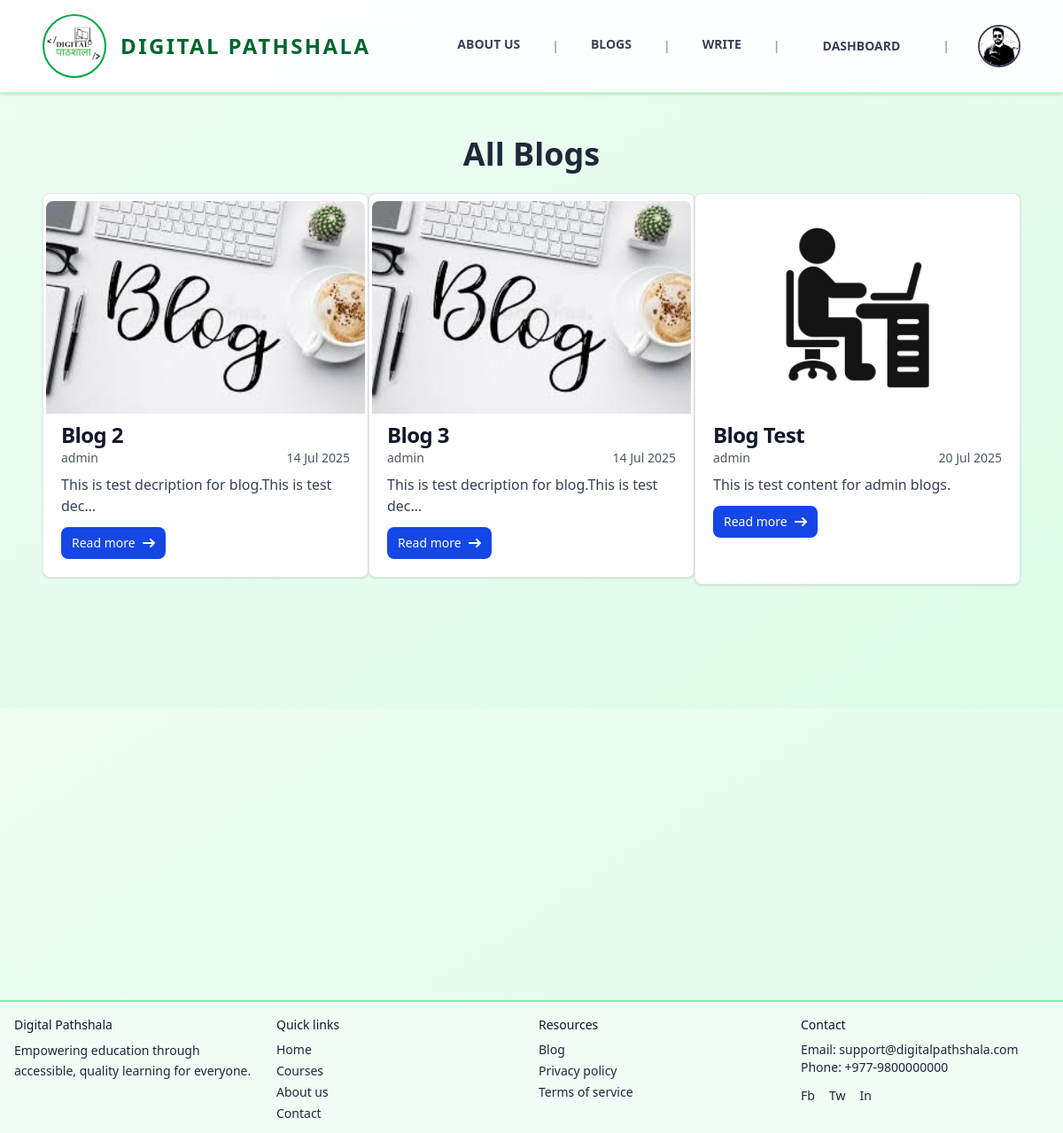
The app's page /writer/blogs (signed in) with its own data.
### users/models.py (models this page shows, shortened)
class Profile(models.Model):
    def generateImagePath(instance, filename):
        return f'users/{instance.user.username}/{filename}'
    class GenderOptions(models.TextChoices):
        Male = "Male" , "Male"
        Female = "Female", "Female"
        Others = "Others", "Others"
    class RoleOptions(models.TextChoices):
        Admin = "Admin", "Admin"
        User = "User", "User"
    user = models.OneToOneField(User, on_delete=models.CASCADE)
    address = models.CharField(blank=True, null=True, max_length=50)
    phone = models.CharField(blank=True, null=True, max_length=10)
    nationality = models.CharField(blank=True, null=True, max_length=15, default="Nepal")
    gender = models.CharField(choices=GenderOptions, default=GenderOptions.Male, max_length=6)
    profile_image = models.ImageField( blank=True, null=True, upload_to=generateImagePath, default="users/default_user.png")
    dob = models.DateField(blank=True, null=True)
    role = models.CharField(choices=RoleOptions, default=RoleOptions.User, max_length=5)

### blogs/models.py (models this page shows, shortened)
class Blog(models.Model):
    def generateImagePath(instance, filename):
        return f'blog/{instance.author.username}/images/{filename}'
    def generateAttachmentPath(instance, filename):
        return f'blog/{instance.author.username}/attachments/{filename}'
    class StatusOptions(models.TextChoices):
        PENDING = "Pending", "Pending"
        ACTIVE = "Active", "Active"
        REJECTED = "Rejected", "Rejected"
    title = models.CharField(max_length=50 )
    content = models.TextField()
    author = models.ForeignKey(User, on_delete=models.CASCADE, related_name='blog_posts')
    tags = TaggableManager(blank=True)
    category = models.ForeignKey(Category, null=True, blank=True, on_delete=models.SET_NULL)
    image = models.ImageField(blank=True, null=True , upload_to=generateImagePath, default='static/images/blog1.png')
    attachment = models.FileField(blank=True, null=True, upload_to=generateAttachmentPath)
    status = models.CharField(max_length=8, choices=StatusOptions, default=StatusOptions.PENDING)
    created_at = models.DateTimeField( auto_now_add=True, editable=False )
    updated_at = models.DateTimeField(auto_now=True, editable=False)

### blogs/views.py (the view)
# urls.py: path("blogs", myBlogs)
def myBlogs(request):
     blogs = Blog.objects.filter(author=request.user)
     return render(request, 'pages/blogs/blogs.html', {"blogs": blogs})

### templates/pages/blogs/blogs.html (shortened to what this page needs)
{% extends 'layouts/main.html' %}
{% block content %}
  <h1 class="text-center text-4xl font-bold text-gray-800 mb-6">All Blogs</h1>
  {% if blogs %}
    <div class="grid grid-cols-1 md:grid-cols-2 lg:grid-cols-3 space-y-2">
      {% for blog in blogs %}
        <div class="max-w-sm bg-white hover:scale-[102%] duration-300 border border-gray-200 rounded-lg shadow-sm dark:bg-gray-800 dark:border-gray-700">
          <a href="/blog/{{ blog.id }}" class=""><img class="my-2 mx-auto rounded-t-lg h-60" src="{{ blog.image.url }}" alt="" /></a>
          <div class="px-5 pb-5">
            <a href="/blog/{{ blog.id }}"><h5 class="text-2xl font-bold tracking-tight text-gray-900 dark:text-white">{{ blog.title }}</h5></a>
            <div class="flex justify-between mb-2 text-sm">
              <p class="text-gray-600 dark:text-gray-400">{{ blog.author.username }}</p>
              <p class="text-gray-600 dark:text-gray-400">{{ blog.created_at|date:'d M Y' }}</p>
            </div>
            <p class="mb-3 font-normal text-gray-700 dark:text-gray-400">{{ blog.content|truncatechars:50 }}</p>
            <a href="/blog/{{ blog.id }}" class="inline-flex items-center px-3 py-2 text-sm font-medium text-center text-white bg-blue-700 rounded-lg hover:bg-blue-800 focus:ring-4 focus:outline-none focus:ring-blue-300 dark:bg-blue-600 dark:hover:bg-blue-700 dark:focus:ring-blue-800">
              Read more<svg class="rtl:rotate-180 w-3.5 h-3.5 ms-2" aria-hidden="true" xmlns="http://www.w3.org/2000/svg" fill="none" viewBox="0 0 14 10">
                <path stroke="currentColor" stroke-linecap="round" stroke-linejoin="round" stroke-width="2" d="M1 5h12m0 0L9 1m4 4L9 9" />
              </svg>
            </a>
          </div>
        </div>
      {% endfor %}
    </div>
  {% endif %}
{% endblock %}

### templates/layouts/main.html (shortened to what this page needs)
<!DOCTYPE html>
<html lang="en">
  <head>
    <script src="https://cdn.jsdelivr.net/npm/@tailwindcss/browser@4"></script>
  </head>
  <body class="font-sans text-gray-700 bg-gradient-to-br from-green-50 to-green-100 min-h-screen">
    <nav class="uppercase flex justify-between bg-white/90 backdrop-blur-md border-b-2 border-green-200 py-4 px-6 lg:px-12 lg:py:6 shadow-sm sticky top-0 z-40">
      <a href="/" class="flex items-center group">
        <div class="w-16 lg:w-18 h-16 lg:h-18 rounded-full border-2 border-green-600 flex items-center justify-center group-hover:scale-105 transition-transform">
          <img src="/static/images/favicon.ico" alt="Digital Pathshala Logo" />
        </div>
        <div class="ml-2 lg:ml-4 text-xl lg:text-2xl font-semibold text-green-800 tracking-widest">Digital Pathshala</div>
      </a>
      <div class="my-auto hidden md:block">
        <ul class="flex gap-6 lg:gap-8 text-sm font-bold items-center">
          <li class="relative group pb-1">
            <a href="/about-us" class="text-gray-700 hover:text-green-600 transition-colors p-1">About Us</a>
          </li>
          <li class="text-gray-400">|</li>
          <li class="relative group pb-1">
            <a href="/blogs" class="text-gray-700 hover:text-green-600 transition-colors p-1">Blogs</a>
          </li>
          <li class="text-gray-400">|</li>
          <li class="relative group pb-1">
            <a href="/blog/add" class="text-gray-700 hover:text-green-600 transition-colors p-1">Write</a>
          </li>
          <li class="text-gray-400">|</li>
          <li class="hover:bg-green-600 hover:text-white px-4 py-2 transition-all duration-300 rounded-lg">
            {% if user.is_authenticated %}
              <a href="/writer/dashboard">Dashboard</a>
            {% else %}
              <a href="/auth/sign-up">Get Started</a>
            {% endif %}
          </li>
          {%if user.is_authenticated%}
           <li class="text-gray-400">|</li>
           <li>
              <a href="/profile">
                <img class="w-12 h-12 rounded-full border-2 object-cover" src="{{user.profile.profile_image.url}}" alt="Profile Image">
              </a>
           </li>
          {%endif%}
        </ul>
      </div>
    </nav>
    <div class="flex flex-col p-12 min-h-[80vh]">
      {% block content %}
      {% endblock %}
    </div>
    <footer class="bg-green-50 border-t-2 border-green-300 text-gray-800 text-sm">
      <div class="max-w-7xl mx-auto p-4 grid grid-cols-1 md:grid-cols-4 gap-4">
        <div>
          <p class="font-medium text-gray-900">Digital Pathshala</p>
          <p class="mt-2 leading-relaxed">Empowering education through accessible, quality learning for everyone.</p>
        </div>
        <div>
          <p class="mb-2 font-medium text-gray-900">Quick links</p>
          <ul class="space-y-1">
            <li>
              <a href="/home" class="hover:underline">Home</a>
            </li>
            <li>
              <a href="/courses" class="hover:underline">Courses</a>
            </li>
            <li>
              <a href="/about" class="hover:underline">About us</a>
            </li>
            <li>
              <a href="/contacts" class="hover:underline">Contact</a>
            </li>
          </ul>
        </div>
        <div>
          <p class="mb-2 font-medium text-gray-900">Resources</p>
          <ul class="space-y-1">
            <li>
              <a href="/blogs" class="hover:underline">Blog</a>
            </li>
            <li>
              <a href="/privacy" class="hover:underline">Privacy policy</a>
            </li>
            <li>
              <a href="/terms" class="hover:underline">Terms of service</a>
            </li>
          </ul>
        </div>
        <div>
          <p class="mb-2 font-medium text-gray-900">Contact</p>
          <p>
            Email: <a href="mailto:support@digitalpathshala.com" class="hover:underline">support@digitalpathshala.com</a>
          </p>
          <p>
            Phone: <a href="tel:+9779800000000" class="hover:underline">+977-9800000000</a>
          </p>
          <div class="flex space-x-4 mt-3">
            <a href="https://www.facebook.com/digitalpathshala999" aria-label="Facebook" class="hover:text-gray-900">Fb</a>
            <a href="#" aria-label="Twitter" class="hover:text-gray-900">Tw</a>
            <a href="#" aria-label="LinkedIn" class="hover:text-gray-900">In</a>
          </div>
        </div>
      </div>
    </footer>
  </body>
</html>

### records on screen
Blog: image (picture), title "Blog 2", author.username "admin", created_at "14 Jul 2025", content "This is test decription for blog.This is test dec…"
Blog: image (picture), title "Blog 3", author.username "admin", created_at "14 Jul 2025", content "This is test decription for blog.This is test dec…"
Blog: image (picture), title "Blog Test", author.username "admin", created_at "20 Jul 2025", content "This is test content for admin blogs."
